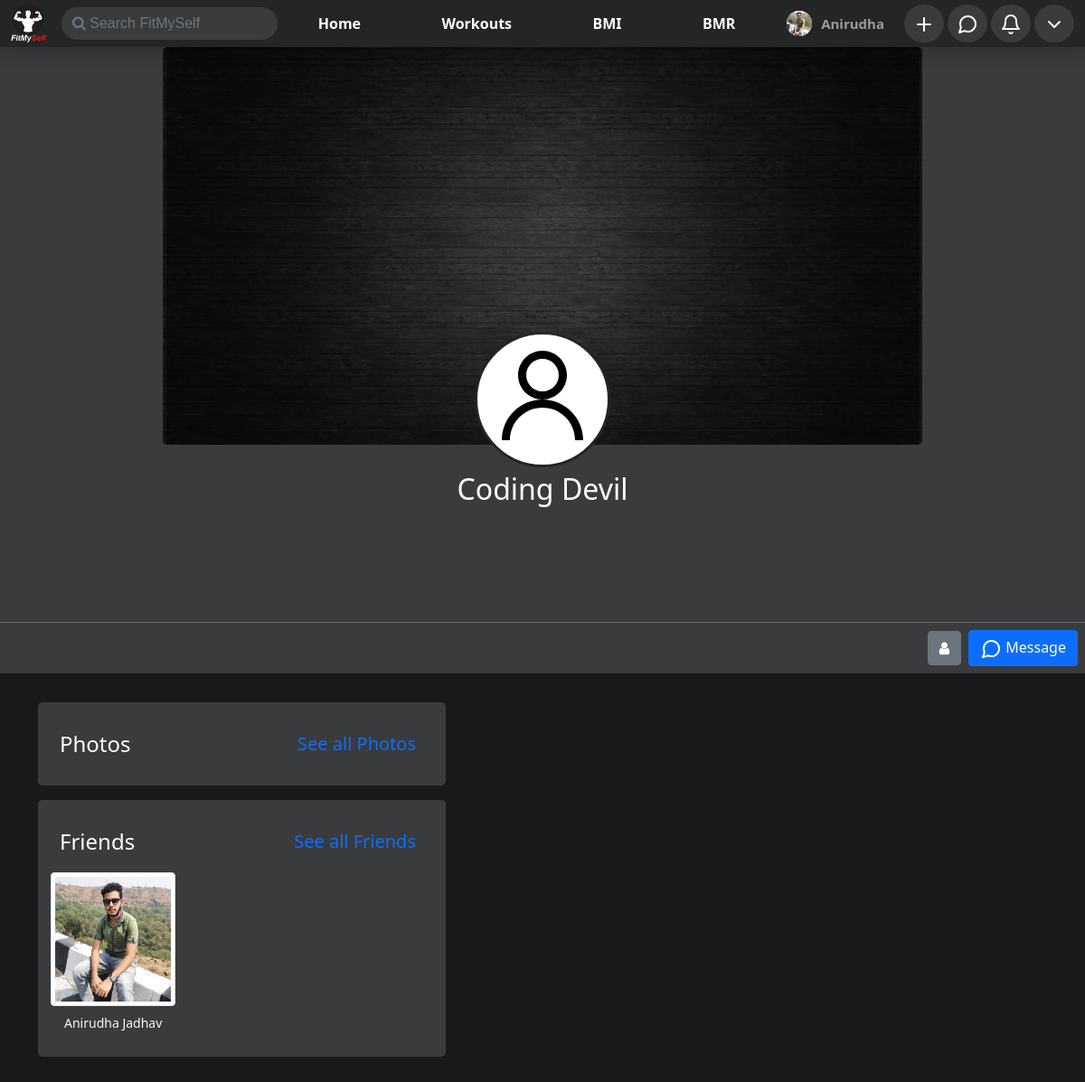
The app's page /user/Coding.Devil.11 (signed in) with its own data.
### home/models.py (models this page shows, shortened)
class ProfilePictures(models.Model):
    user = models.ForeignKey(User,on_delete=models.CASCADE,null=True)
    upload_on = models.DateTimeField(default = timezone.now,null=True)
    display_picture = models.ImageField(upload_to=dpPath,null=True,blank=True)

class UserExtended(models.Model):
    user = models.ForeignKey(User,on_delete=models.CASCADE,null=True)
    dob = models.DateField(null=True,blank=True)
    gender = models.CharField(max_length=50,null=True)
    slug = models.CharField(max_length=50,null=True,blank=True)

class Friend(models.Model):
    user = models.ForeignKey(User,on_delete=models.CASCADE)
    friends = models.ForeignKey(UserExtended,on_delete=models.CASCADE)

### home/views.py (the view)
# urls.py: path('user/<str:slug>',views.userProfilePage,name='profile'),
def userProfilePage(request,slug):
    if not request.user.is_authenticated:
        return redirect('/')
    this_user = UserExtended.objects.get(slug = slug)
    posts = Post.objects.filter(user=this_user.user).order_by("-upload_on")
    cover_pic = CoverPicture.objects.filter(user=this_user.user).order_by("-upload_on").first()
    profile_pic = ProfilePictures.objects.filter(user = this_user.user).order_by("-upload_on").first()
    user = UserExtended.objects.get(user=request.user)
    friend_request = FriendRequest.objects.filter(user=this_user.user,sent_by=user).first()
    has_request = FriendRequest.objects.filter(user=request.user,sent_by=this_user).first()
    friends = Friend.objects.filter(user = this_user.user)
    friend_pictures = {}
    photos = []
    profile_pictures = {}
    likes = {}
    liked = {}
    profile_pics = ProfilePictures.objects.filter(user = this_user.user).order_by("-upload_on")
    cover_pics = CoverPicture.objects.filter(user=this_user.user).order_by("-upload_on")
    for pic in profile_pics:
        photos.append(pic.display_picture)
    for pic in cover_pics:
        photos.append(pic.cover_photo)
    for post in posts:
        profile_pictures[post] = ProfilePictures.objects.filter(user=post.user).order_by("-upload_on").first()
        likes[post] = Like.objects.filter(post=post)
        liked[post] = isLiked(post,request.user)
    for friend in friends:
        friend_pictures[friend] = ProfilePictures.objects.filter(user = friend.friends.user).order_by("-upload_on").first()
    params = {
        'this_user' : this_user,
        'cover_pic' : cover_pic,
        'posts' : posts,
        'profile_pic' : profile_pic,
        'post_profile_pictures' : profile_pictures,
        'likes' : likes,
        'liked' : liked,
        'photos' : photos,
        'friend_request' : friend_request,
        'has_request' : has_request,
        'is_friend' : isFriend(request.user,this_user),
        'friends' : friends,
        'friend_picture' : friend_pictures,
        'media' : settings.MEDIA_URL,
    }
    return render(request,'home/profile.html',params)

### calculator/context_processor.py (called while the page is built)
def userBmi(request):
    if request.user.is_authenticated:
        try:
            bmi = Bmi.objects.get(user = request.user)
            params = {
                "bmi" : bmi
            }
        except Bmi.DoesNotExist:
            params = {}
    else:
        params = {}
    return params

def userBmr(request):
    if request.user.is_authenticated:
        try:
            bmr = Bmr.objects.get(user = request.user)
            params = {
                "bmr" : bmr
            }
        except Bmr.DoesNotExist:
            params = {}
    else:
        params = {}
    return params

### home/context_processor.py (called while the page is built)
def user_profile(request):
    if request.user.is_authenticated:
        try:
            user = UserExtended.objects.get(user = request.user)
            user_profile = ProfilePictures.objects.filter(user=request.user).order_by("-upload_on").first()
            params = {
                "user" : user,
                "user_profile" : user_profile,
                "media" : settings.MEDIA_URL,
            }
        except ProfilePictures.DoesNotExist:
            params ={}
    else:
        params = {}
    return params

def search(request):
    if request.user.is_authenticated:
        if request.GET.get('search') is not None:
            result = {}
            profile_pics = []
            querry = request.GET.get('search')
            users = User.objects.filter(
                Q(first_name__icontains=querry) |
                Q(last_name__icontains=querry)
            )
            for user in users:
                result[UserExtended.objects.filter(user=user).first()] = ProfilePictures.objects.filter(user=user).order_by("-upload_on").first()
            params = {
                'result' : result,
            }
        else:
            params = {}
    else:
        params = {}
    return params

### home/templatetags/extras.py (called while the page is built)
@register.filter(name="value")
def value(dict,key):
    try:
        return dict[key].display_picture
    except AttributeError:
        return dict[key]

### home/views.py (called while the page is built)
def isFriend(user1,user2):
    friend = Friend.objects.filter(user = user1,friends = user2)
    if friend:
        return True
    else:
        return False

### home/templates/home/profile.html (shortened to what this page needs)
{% extends 'base.html' %}
{% load static %}
{% load humanize %}
{% block body %}
<div id="main-div">
    <div id="pic-container">
        <div id="cover-pic" class="rounded-bottom">
            <img src="{% if cover_pic %}{{media}}{{cover_pic.cover_photo}}{% else %}{% static 'images/cover.jpg' %}{% endif %}"
                alt="" class="rounded-3">
        </div>
        <div id="profile-pic" class="rounded-circle bg-white border border-3 border-dark">
            <img src="{% if profile_pic %}{{media}}{{profile_pic.display_picture}}{% else %}{% static 'images/user.svg' %}{% endif %}"
                alt="" class="w-100 h-100 rounded-circle">
        </div>
        <h2 class="text-center text-white" id="name">{{this_user.user.first_name}} {{this_user.user.last_name}}</h2>
        {% if not this_user.user == request.user %}
        <hr class="text-light my-0">
        <div class="d-flex justify-content-end align-items-center px-2 py-2">
            {% if is_friend %}
            <a href="#" class="btn btn-secondary my-0"><i class="fa fa-user"></i></a>
            {% endif %}
            <a href="/messenger/create_room/{{this_user.slug}}" class="btn btn-primary d-flex justify-content-start my-0 ms-2">
                <span>
                    <img src="{% static 'images/mess.svg' %}" class="w-100 h-100" style="height: 100%; width: 100%;" alt="">
                </span>
                <span class="ms-1">
                    Message
                </span>
            </a>
        </div>
        {% endif %}
    </div>
    <div class="container my-3">
        <div class="row">
            <div class="col-md-5 col-lg-5 col-sm-12" id="info">
                <div class="photos rounded-3 container-fluid my-3 py-3">
                    <div class="row">
                        <h4 class="text-white col-6 my-auto">Photos</h4>
                        <div class="col-6 text-end">
                            <a href="/user/{{this_user.slug}}/photos" class="btn btn-sm fs-5 text-primary photo-link"
                                style="text-decoration: none;">See all Photos</a>
                        </div>
                    </div>
                </div>
                <div class="friends rounded-3 container-fluid my-3 py-3">
                    <div class="row">
                        <h4 class="text-white col-6 my-auto">Friends</h4>
                        <div class="col-6 text-end">
                            <a href="/user/{{this_user.slug}}/friends" class="btn btn-sm fs-5 text-primary photo-link"
                                style="text-decoration: none;">See all Friends</a>
                        </div>
                    </div>
                    <div class="thumbnails">
                        <div class="row">
                            {% for friend in friends|slice:"9" %}
                            <div class="col-4 py-1 gx-1">
                                <a href="/user/{{friend.friends.slug}}">
                                    <figure class="figure w-100 h-100">
                                        <img src="{% if friend_picture|value:friend %}{{media}}{{friend_picture|value:friend}}{% else %}{% static 'images/user.svg' %}{% endif %}" class="figure-img img-thumbnail rounded" style="width: 100%; height: 80%;" alt="...">
                                        <figcaption class="figure-caption text-center text-light">{{friend.friends.user.first_name}} {{friend.friends.user.last_name}}</figcaption>
                                    </figure>
                                </a>
                            </div>
                            {% endfor %}
                        </div>
                    </div>
                </div>
            </div>
            <div class="col-lg-7 col-md-7 col-sm-12" id="posts">
                <div class="post-container pt-1">
                </div>
            </div>
        </div>
    </div>
</div>
{% endblock body %}

### templates/base.html (shortened to what this page needs)
{% load static %}
{% load humanize %}
{% load extras %}
<!doctype html>
<html lang="en">
<head>
    <link href="https://cdn.jsdelivr.net/npm/bootstrap@5.0.0-beta1/dist/css/bootstrap.min.css" rel="stylesheet"
>
    <link rel="stylesheet" href="https://cdnjs.cloudflare.com/ajax/libs/font-awesome/4.7.0/css/font-awesome.min.css">
</head>
<body style="background-color: #18191a;">
    <nav class="navbar shadow p-0 navbar-expand-lg fixed-top navbar-dark navbar-bg" id="navbar">
        <div class="container-fluid">
            <div class="logo">
                <a class="navbar-brand text-right" href="/"><img src="{% static 'images/logo.png' %}" width="40px"
                        alt="logo"></a>
                <form id="search-form" action="" method="get">
                    <input class="no-outline text-light outline-none form-control rounded-pill me-2" id="search" name="search" onchange="searchRes()" type="text" placeholder="&#xF002; Search FitMySelf" style="font-family:Arial, FontAwesome" aria-label="Search">
                </form>
            </div>
            <div class="collapse navbar-collapse" id="navbarSupportedContent">
                <ul class="navbar-nav mb-2 mb-lg-0" id="main-nav">
                    <li class="nav-item">
                        <a href="/" class="navbar-link rounded nav-link {% if request.get_full_path == '/' %} nav-active {% endif %}">Home</a>
                    </li>
                    <li class="nav-item">
                        <a href="/workout" class="navbar-link rounded nav-link {% if request.get_full_path == '/workout/' %} nav-active {% endif %}">Workouts</a>
                    </li>
                    <li class="nav-item">
                        <a href="/calculator/bmi_calculator" class="navbar-link rounded nav-link {% if request.get_full_path == '/calculator/bmi_calculator' %} nav-active {% endif %}">BMI</a>
                    </li>
                    <li class="nav-item">
                        <a href="/calculator/bmr_calculator" class="navbar-link rounded nav-link {% if request.get_full_path == '/calculator/bmr_calculator' %} nav-active {% endif %}">BMR</a>
                    </li>
                </ul>
                {% if request.user.is_authenticated %}
                <ul class="navbar-nav mb-2 mb-lg-0" id="secondary-nav" onresize="changeSize()">
                    <li class="nav-item rounded-pill px-2 profile-name {% if request.get_full_path == '/'|addstr:request.user.slug %}nav-active{% endif %}" style="width: max-content;">
                        <div class="d-flex my-auto h-100  justify-content-between align-items-center">
                            <span class="icon rounded-circle bg-light">
                                <img src="{% if user_profile %}{{media}}{{user_profile.display_picture}}{% else %}{% static 'images/user.svg' %}{% endif %}"
                                    class="rounded-circle" style="width: 100%; height: 100%;" alt="">
                            </span>
                            <a href="/user/{{user.slug}}" class="nav-link py-0" style="font-size: .9375rem; font-weight: 600;">
                                {{request.user.first_name}}
                            </a>
                        </div>
                    </li>
                    <li class="nav-item dropdown">
                        <span class="icon w-100 h-100 basic-nav rounded-circle">
                            <a href="#" class="nav-link" id="add" role="button" data-bs-toggle="dropdown" aria-expanded="false">
                                <img src="{% static 'images/plus.svg' %}" class="w-100 h-100" alt="">
                            </a>
                        </span>
                    </li>
                    <li class="nav-item">
                        <span class="icon w-100 h-100 basic-nav rounded-circle">
                            <a class="nav-link" href="/messenger" id="messengerDropdown" role="button">
                                <img src="{% static 'images/mess.svg' %}" class="w-100 h-100" style="height: 100%; width: 100%;" alt="">
                            </a>
                        </span>
                    </li>
                    <li class="nav-item dropdown">
                        <span class="icon w-100 h-100 basic-nav rounded-circle">
                            <a class="nav-link" href="#" id="notificationDropdown" role="button" data-bs-toggle="dropdown" aria-expanded="false">
                                <img src="{% static 'images/bell.svg' %}" style="width: 100%; height: 100%;" alt="">
                            </a>
                        </span>
                    </li>
                    <li class="nav-item">
                        <span class="dropdown icon w-100 h-100 basic-nav rounded-circle">
                            <a class="nav-link" id="profileDropdown" href="#" role="button" id="profileDropdown"
                                data-bs-toggle="dropdown" aria-expanded="false">
                                <img src="{% static 'images/chevron-down.svg' %}" style="width: 100%; height: 100%;"
                                    alt="">
                            </a>
                        </span>
                    </li>
                </ul>
                {% endif %}
            </div>
        </div>
    </nav>
    {% block body %}
    {% endblock body %}
</body>
</html>

### templates/base.html (style rules this page uses)
.navbar-bg { background-color: #242526; }
.navbar-link { color: white !important; font-weight: bold !important; }
.logo { outline: none !important; display: flex; justify-content: space-between; align-items: center; width: max-content; }
.logo input { background-color: #3a3b3c; border: none; outline: none !important; }
#search-form { width: max-content; }
#main-nav { margin: 0 auto; display: flex; justify-content: space-around; }
#secondary-nav { width: max-content; }
#secondary-nav li { margin: 0 2px; }
.icon { margin: 0 2px; height: 28px; width: 28px; display: flex; align-items: center; justify-content: center; }
.basic-nav { color: white; background-color: #3a3b3c; }

### home/templates/home/profile.html (style rules this page uses)
#pic-container { background-color: #3a3b3c; }
#cover-pic { position: relative; width: 70vw; height: 55vh; margin: 0 auto; }
#profile-pic { position: relative; width: 150px; height: 150px; bottom: 125px; left: 50%; transform: translateX(-50%); }
#cover-pic img { height: 100%; width: 100%; }
#name { position: relative; bottom: 120px; }
.photos { background-color: #3a3b3c; height: max-content; }
.friends { background-color: #3a3b3c; height: max-content; }
.photo-link { margin: 10px 0; }
#info { position: relative; }

### records on screen
ProfilePictures: display_picture (picture)
UserExtended: user.first_name "Coding", user.last_name "Devil"
Friend: id.display_picture (picture), friends.user.first_name "Anirudha", friends.user.last_name "Jadhav"

### other values on screen
{{ request.user.first_name }} "Anirudha"
